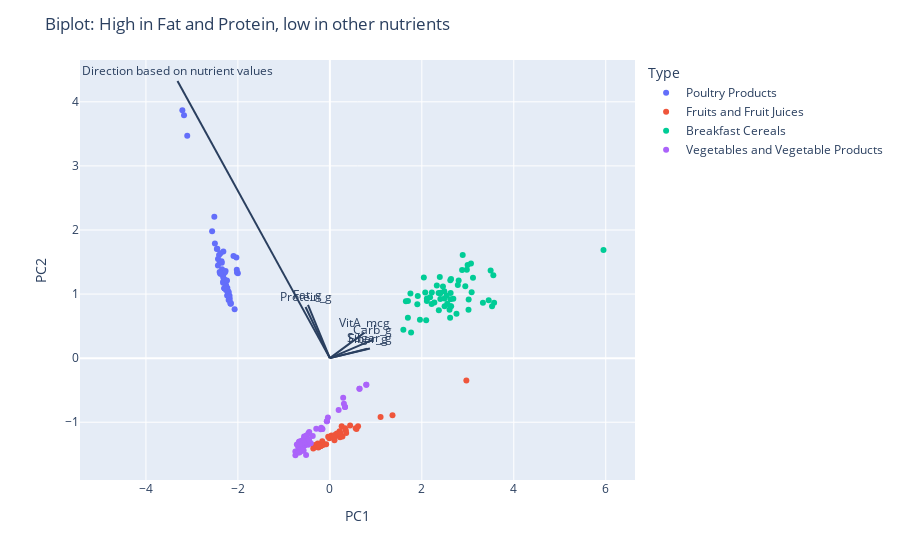

Here is the notebook cell this chart was saved with:
### Markdown cell above
### (c)(ii): Biplot

### Code cell
fig = px.scatter(pca2_results, x=0, y=1, color=scaled_df['Type']) # create 2D scoreplot for PC1 and PC2
fig.update_layout(
    title='Biplot: High in Fat and Protein, low in other nutrients',
    xaxis_title="PC1",
    yaxis_title="PC2",
    legend_title="Type"
)

loadings = pca2.components_.T * np.sqrt(pca2.explained_variance_) # calculate loadings for the PCA

# find the direction of the line when low protein and fat but high in other nutrients
# nutrient values entered are based on food_df.describe
# Protein and Fat: Maximum possible value
# Other nutrients: Value at lower quartile
pc1_point_qn_cii, pc2_point_qn_cii = calc_line(30, 40, 6, 1, 1, 2) # enter nutrient values into the function

fig.add_shape( # add line to biplot
    type='line',
    x0=0, y0=0,
    x1=pc1_point_qn_cii,
    y1=pc2_point_qn_cii
)
fig.add_annotation( # annotate the line
    x=pc1_point_qn_cii,
    y=pc2_point_qn_cii,
    ax=0, ay=0,
    xanchor="center",
    yanchor="bottom",
    text='Direction based on nutrient values',
)

# add loadings to the plot
features = list(scaled_data.columns) 
for i, feature in enumerate(features):
    fig.add_shape(
        type='line',
        x0=0, y0=0,
        x1=loadings[i, 0],
        y1=loadings[i, 1]
    )
    fig.add_annotation(
        x=loadings[i, 0],
        y=loadings[i, 1],
        ax=0, ay=0,
        xanchor="center",
        yanchor="bottom",
        text=feature,
    )

fig.show()

### Figure 1 — Plotly figure (JSON) as saved in the notebook; plotly's stock layout.template omitted (floating-point values rounded to 4 significant figures)
{"data": [{"hovertemplate": "color=Poultry Products<br>0=%{x}<br>1=%{y}<extra></extra>", "legendgroup": "Poultry Products", "marker": {"color": "#636efa", "symbol": "circle"}, "mode": "markers", "name": "Poultry Products", "orientation": "v", "showlegend": true, "type": "scatter", "x": [-2.162, -2.396, -2.513, -2.334, -2.293, -2.319, -3.102, -3.172, -2.5, -2.41, -2.294, -2.229, -2.258, -2.268, -2.258, -2.234, -2.315, -2.238, -2.248, -2.202, -2.293, -2.346, -2.197, -2.434, -2.024, -2.158, -2.154, -2.326, -2.177, -2.207, -2.433, -2.259, -2.033, -2.071, -2.21, -2.319, -2.001, -2.322, -2.458, -2.24, -2.238, -2.257, -2.316, -2.448, -3.208, -2.357, -2.096, -2.397, -2.182, -2.019, -2.561, -2.281, -2.201, -2.381, -2.381, -2.378, -2.35, -2.292], "xaxis": "x", "y": [0.8534, 1.501, 2.208, 1.331, 1.228, 1.197, 3.471, 3.789, 1.791, 1.609, 1.092, 1.095, 1.138, 1.361, 1.062, 0.9769, 1.306, 1.059, 1.207, 1.029, 1.09, 1.387, 0.9552, 1.444, 1.38, 0.8653, 0.8476, 1.303, 0.9257, 1.041, 1.548, 1.12, 1.57, 0.764, 0.9883, 1.263, 1.326, 1.176, 1.704, 1.075, 1.212, 1.082, 1.663, 1.706, 3.868, 1.512, 1.595, 1.343, 0.9742, 1.338, 1.978, 1.341, 0.9057, 1.319, 1.319, 1.636, 1.489, 1.09], "yaxis": "y"}, {"hovertemplate": "color=Fruits and Fruit Juices<br>0=%{x}<br>1=%{y}<extra></extra>", "legendgroup": "Fruits and Fruit Juices", "marker": {"color": "#EF553B", "symbol": "circle"}, "mode": "markers", "name": "Fruits and Fruit Juices", "orientation": "v", "showlegend": true, "type": "scatter", "x": [-0.1662, 1.362, -0.1809, 0.3463, -0.1953, -0.2517, -0.3607, 0.2184, 0.22, -0.1396, -0.1536, 0.5789, -0.2639, 0.03366, -0.323, 0.2739, 0.1532, 0.08487, 0.107, 0.257, 0.2126, 0.3302, -0.01078, 0.4405, -0.1662, -0.03601, -0.08053, 0.1562, -0.3541, -0.1974, -0.2052, -0.2261, 0.09992, 0.1171, -0.3152, 0.3546, 0.562, -0.2422, -0.2379, 1.103, 0.6136, -0.1735, -0.2543, 0.07975, 0.2257, 2.969, -0.2337], "xaxis": "x", "y": [-1.353, -0.8913, -1.356, -1.127, -1.366, -1.393, -1.409, -1.161, -1.236, -1.352, -1.329, -1.106, -1.334, -1.208, -1.367, -1.225, -1.179, -1.232, -1.225, -1.062, -1.142, -1.095, -1.249, -1.051, -1.296, -1.226, -1.342, -1.174, -1.363, -1.371, -1.371, -1.358, -1.282, -1.195, -1.357, -1.168, -1.096, -1.377, -1.381, -0.9184, -1.063, -1.358, -1.386, -1.236, -1.174, -0.3487, -1.363], "yaxis": "y"}, {"hovertemplate": "color=Breakfast Cereals<br>0=%{x}<br>1=%{y}<extra></extra>", "legendgroup": "Breakfast Cereals", "marker": {"color": "#00cc96", "symbol": "circle"}, "mode": "markers", "name": "Breakfast Cereals", "orientation": "v", "showlegend": true, "type": "scatter", "x": [2.214, 1.902, 2.801, 2.945, 2.889, 5.951, 2.615, 3.019, 2.627, 1.767, 2.218, 2.37, 3.069, 1.697, 1.654, 3.497, 3.556, 1.959, 2.489, 2.074, 2.496, 2.54, 2.635, 1.698, 2.979, 3.015, 3.084, 2.996, 2.754, 2.111, 2.494, 2.095, 3.527, 1.753, 2.603, 3.572, 2.109, 2.364, 3.455, 2.638, 1.912, 2.685, 2.619, 2.623, 2.783, 2.553, 2.62, 2.044, 2.179, 2.876, 2.391, 3.329, 3.113, 2.459, 2.398, 2.403, 2.272, 2.326, 2.409, 1.598], "xaxis": "x", "y": [0.8461, 0.8409, 1.211, 1.12, 1.611, 1.687, 0.6284, 0.9147, 1.015, 0.4017, 1.024, 0.7464, 1.475, 0.6298, 0.8866, 1.367, 1.292, 0.601, 1.045, 1.025, 0.8105, 0.9759, 1.237, 0.8922, 1.378, 0.7566, 1.03, 1.452, 0.6947, 0.9326, 0.9313, 0.5901, 0.8094, 1.009, 0.7542, 0.8651, 0.8935, 1.016, 0.9039, 0.8109, 0.9681, 0.9275, 0.8117, 0.9187, 1.141, 0.8488, 1.216, 1.258, 0.9496, 1.375, 1.265, 0.865, 1.255, 1.118, 1.01, 0.9242, 0.8698, 1.132, 1.019, 0.444], "yaxis": "y"}, {"hovertemplate": "color=Vegetables and Vegetable Products<br>0=%{x}<br>1=%{y}<extra></extra>", "legendgroup": "Vegetables and Vegetable Products", "marker": {"color": "#ab63fa", "symbol": "circle"}, "mode": "markers", "name": "Vegetables and Vegetable Products", "orientation": "v", "showlegend": true, "type": "scatter", "x": [-0.6106, -0.6355, -0.6292, -0.5111, -0.6726, -0.5234, -0.448, -0.5037, -0.5525, -0.5037, -0.6097, -0.6745, -0.5604, -0.5543, -0.0423, -0.3723, -0.5835, -0.5111, -0.5805, 0.7926, -0.4736, -0.6191, -0.5525, 0.3061, -0.06531, -0.6567, -0.5805, -0.5694, -0.6858, 0.6443, -0.5983, -0.2952, -0.6779, -0.416, -0.6292, -0.4517, -0.602, -0.7489, -0.7499, -0.5234, 0.7926, -0.6387, -0.2011, -0.5709, 0.2897, 0.3295, -0.5633, -0.6522, -0.6699, -0.164, -0.6013, 0.1909, -0.06531, 0.3295, -0.4659, -0.6779, -0.615, -0.6659, -0.615, -0.5172, 0.6443, -0.1874, -0.5049, -0.5143, -0.4553, -0.662, -0.66, -0.7179, -0.164], "xaxis": "x", "y": [-1.445, -1.367, -1.42, -1.228, -1.374, -1.245, -1.153, -1.268, -1.363, -1.268, -1.315, -1.39, -1.221, -1.254, -0.9257, -1.216, -1.345, -1.228, -1.277, -0.417, -1.35, -1.292, -1.363, -0.711, -0.9844, -1.301, -1.277, -1.359, -1.394, -0.4791, -1.339, -1.104, -1.467, -1.328, -1.42, -1.284, -1.375, -1.515, -1.458, -1.245, -0.417, -1.401, -1.112, -1.439, -0.6187, -0.7633, -1.315, -1.341, -1.304, -1.104, -1.441, -0.8081, -0.9844, -0.7633, -1.171, -1.467, -1.329, -1.313, -1.329, -1.512, -0.4791, -1.087, -1.207, -1.211, -1.268, -1.474, -1.344, -1.349, -1.104], "yaxis": "y"}], "layout": {"annotations": [{"ax": 0, "ay": 0, "text": "Direction based on nutrient values", "x": -3.314, "xanchor": "center", "y": 4.325, "yanchor": "bottom"}, {"ax": 0, "ay": 0, "text": "Protein_g", "x": -0.5287, "xanchor": "center", "y": 0.7987, "yanchor": "bottom"}, {"ax": 0, "ay": 0, "text": "Fat_g", "x": -0.4755, "xanchor": "center", "y": 0.8323, "yanchor": "bottom"}, {"ax": 0, "ay": 0, "text": "Carb_g", "x": 0.9263, "xanchor": "center", "y": 0.286, "yanchor": "bottom"}, {"ax": 0, "ay": 0, "text": "Sugar_g", "x": 0.872, "xanchor": "center", "y": 0.1519, "yanchor": "bottom"}, {"ax": 0, "ay": 0, "text": "Fiber_g", "x": 0.8188, "xanchor": "center", "y": 0.1472, "yanchor": "bottom"}, {"ax": 0, "ay": 0, "text": "VitA_mcg", "x": 0.7527, "xanchor": "center", "y": 0.3987, "yanchor": "bottom"}], "legend": {"title": {"text": "Type"}, "tracegroupgap": 0}, "margin": {"t": 60}, "shapes": [{"type": "line", "x0": 0, "x1": -3.314, "y0": 0, "y1": 4.325}, {"type": "line", "x0": 0, "x1": -0.5287, "y0": 0, "y1": 0.7987}, {"type": "line", "x0": 0, "x1": -0.4755, "y0": 0, "y1": 0.8323}, {"type": "line", "x0": 0, "x1": 0.9263, "y0": 0, "y1": 0.286}, {"type": "line", "x0": 0, "x1": 0.872, "y0": 0, "y1": 0.1519}, {"type": "line", "x0": 0, "x1": 0.8188, "y0": 0, "y1": 0.1472}, {"type": "line", "x0": 0, "x1": 0.7527, "y0": 0, "y1": 0.3987}], "title": {"text": "Biplot: High in Fat and Protein, low in other nutrients"}, "xaxis": {"anchor": "y", "domain": [0, 1], "title": {"text": "PC1"}}, "yaxis": {"anchor": "x", "domain": [0, 1], "title": {"text": "PC2"}}}}
